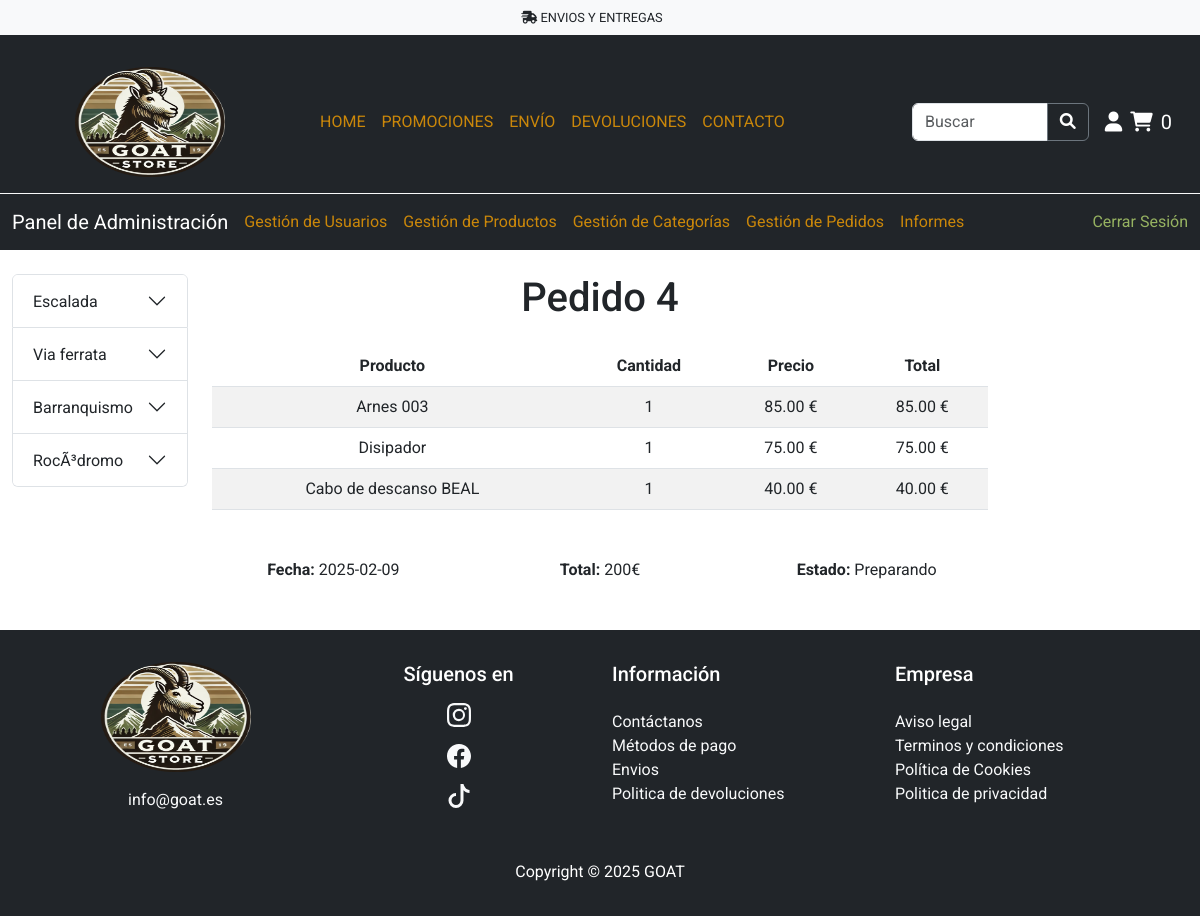
Page /paginas/ver_pedido.php?idPedido=4 (signed in) on the committed database.
### tables this page shows
CREATE TABLE `categorias` (
  `codigo` int(11) NOT NULL,
  `nombre` varchar(50) NOT NULL,
  `activo` tinyint(1) NOT NULL,
  `codCategoriaPadre` int(11) NOT NULL
);

CREATE TABLE `linea_pedido` (
  `num_pedido` int(11) NOT NULL,
  `cod_producto` varchar(8) NOT NULL,
  `cantidad` int(11) NOT NULL,
  `precio` float NOT NULL,
  `nombre_producto` varchar(50) NOT NULL
);

CREATE TABLE `pedidos` (
  `idPedido` int(11) NOT NULL,
  `fecha` date NOT NULL,
  `total` float NOT NULL,
  `estado` varchar(50) NOT NULL DEFAULT 'Proceso',
  `cod_usuario` varchar(9) NOT NULL
);

### gestores/GestorCategoria.php (called while the page is built, shortened)
<?php
class GestorCategorias{
    private $db;
    public function __construct($db){
        $this ->db = $db;
    }
    public function getCategoriaPadres(){
        $sql = "SELECT * FROM categorias WHERE codCategoriaPadre = 0 AND activo = 1";
        try {
            $stmt = $this->db->prepare($sql);
            $stmt->execute();
            return $stmt->fetchAll(PDO::FETCH_ASSOC);
        } catch (PDOException $e) {
            error_log("Error al obtener categorías: " . $e->getMessage());
            return [];
        }
    }
}

### gestores/GestorPedidos.php (called while the page is built, shortened)
<?php
class GestorPedidos
{
    private $db;
    public function __construct($db)
    {
        $this->db = $db;
    }
    public function obtenerPedido($idPedido)
    {
        try {
            $sql = "SELECT * FROM pedidos WHERE idPedido = :idPedido";
            $stmt = $this->db->prepare($sql);
            $stmt->bindParam(':idPedido', $idPedido);
            $stmt->execute();
            return $stmt->fetch(PDO::FETCH_ASSOC);
        } catch (PDOException $e) {
            return "Error: " . $e->getMessage();
        }
    }
    public function obtenerLineasPedidos($idPedido)
    {
        try {
            $sql = "SELECT * FROM linea_pedido WHERE num_pedido = :idPedido";
            $stmt = $this->db->prepare($sql);
            $stmt->bindParam(':idPedido', $idPedido);
            $stmt->execute();
            return $stmt->fetchAll(PDO::FETCH_ASSOC);
        } catch (PDOException $e) {
            return "Error: " . $e->getMessage();
        }
    }
}
?>

### paginas/ver_pedido.php (the view, shortened to what this page needs)
<?php
require_once '../servidor/config.php';
require_once '../gestores/GestorPedidos.php';
$db = conectar();
$gestor = new GestorPedidos($db);
$idPedido = $_GET['idPedido'];
$resultado = $gestor->obtenerPedido($idPedido);
$productosPedido = $gestor->obtenerLineasPedidos($idPedido);
?>
<!DOCTYPE html>
<html lang="en">
<head>
    <link href="https://cdn.jsdelivr.net/npm/bootstrap@5.3.0/dist/css/bootstrap.min.css" rel="stylesheet">
    <link rel="stylesheet" href="https://cdnjs.cloudflare.com/ajax/libs/font-awesome/6.0.0-beta3/css/all.min.css">
    <link rel="stylesheet" href="../estilos/style1.css">
</head>
<body class="d-flex flex-column min-vh-100">
    <?php include '../plantillas/header.php' ?>
    <?php
    include '../plantillas/menuAdmin.php';
    ?>
    <div class="container-fluid mt-4 flex-grow-1 d-flex flex-column justify-content-center">
        <div class="row ">
            <div class="col-md-2">
                <?php include '../plantillas/menu.php'; ?>
            </div>
            <div class="col-md-8 text-center">
                <h1 class="mb-4">Pedido <?= $idPedido ?></h1>
                <table class="table table-striped">
                    <thead>
                        <tr>
                            <th>Producto</th>
                            <th>Cantidad</th>
                            <th>Precio</th>
                            <th>Total</th>
                        </tr>
                    </thead>
                    <tbody>
                        <?php
                        foreach ($productosPedido as $producto) { ?>
                            <tr>
                                <td><?= $producto['nombre_producto'] ?></td>
                                <td><?= $producto['cantidad'] ?></td>
                                <td><?= number_format($producto['precio'], 2) ?> €</td>
                                <td><?= number_format($producto['precio'] * $producto['cantidad'], 2) ?> €</td>
                            </tr>
                        <?php } ?>
                    </tbody>
                </table>
                <div class="row mt-5 mb-5">
                    <div class="col">
                    <strong>Fecha: </strong><?= $resultado['fecha'] ?>
                    </div>
                    <div class="col">
                    <strong>Total: </strong><?= $resultado['total'] ?>€
                    </div>
                    <div class="col">
                    <strong>Estado: </strong><?= $resultado['estado'] ?>
                    </div>
                </div>
            </div>
        </div>
    </div>
    <?php include '../plantillas/footer.php' ?>
</body>
</html>

### plantillas/menu.php (shortened to what this page needs)
<?php
require_once __DIR__ . '/../servidor/config.php';
require_once __DIR__ . '/../gestores/GestorCategoria.php';
$db = conectar();
$gestor = new GestorCategorias($db);
$padres = $gestor->getCategoriaPadres();
?>
<div class="accordion" id="accordionCategories">
    <?php
    if (!empty($padres)) {
        foreach ($padres as $categoria) {
            $categoriaId = $categoria["codigo"];
            $nombreCategoria = $categoria["nombre"];
            $collapseId = "collapse" . $categoriaId;
            $headingId = "heading" . $categoriaId;
            ?>
            <div class="accordion-item">
                <h2 class="accordion-header" id="<?= $headingId ?>">
                    <button class="accordion-button collapsed" type="button" data-bs-toggle="collapse"
                        data-bs-target="#<?= $collapseId ?>" aria-expanded="false" aria-controls="<?= $collapseId ?>">
                        <?= htmlspecialchars($nombreCategoria) ?>
                    </button>
                </h2>
            </div>
            <?php
        }
    }
    ?>
</div>

### estilos/style1.css (style rules this page uses)
:root { --primary-color: rgb(150, 178, 97); --secondary-color: orange; --terciary-color: #929768; --text-color: rgb(202, 135, 10); --link-hover-color: rgb(202, 135, 10); }
body { font-family: "Roboto", sans-serif; }

### rows in the picture
categorias: nombre "Escalada"
categorias: nombre "Via ferrata"
categorias: nombre "Barranquismo"
categorias: nombre "RocÃ³dromo"
linea_pedido: nombre_producto "Arnes 003", cantidad "1", precio "85.00", $producto['precio'] * $producto['cantidad'] "85.00"
linea_pedido: nombre_producto "Disipador", cantidad "1", precio "75.00", $producto['precio'] * $producto['cantidad'] "75.00"
linea_pedido: nombre_producto "Cabo de descanso BEAL", cantidad "1", precio "40.00", $producto['precio'] * $producto['cantidad'] "40.00"
pedidos: fecha "2025-02-09", total "200", estado "Preparando"

### other values in the picture
$numCarrito "0"
$idPedido "4"
